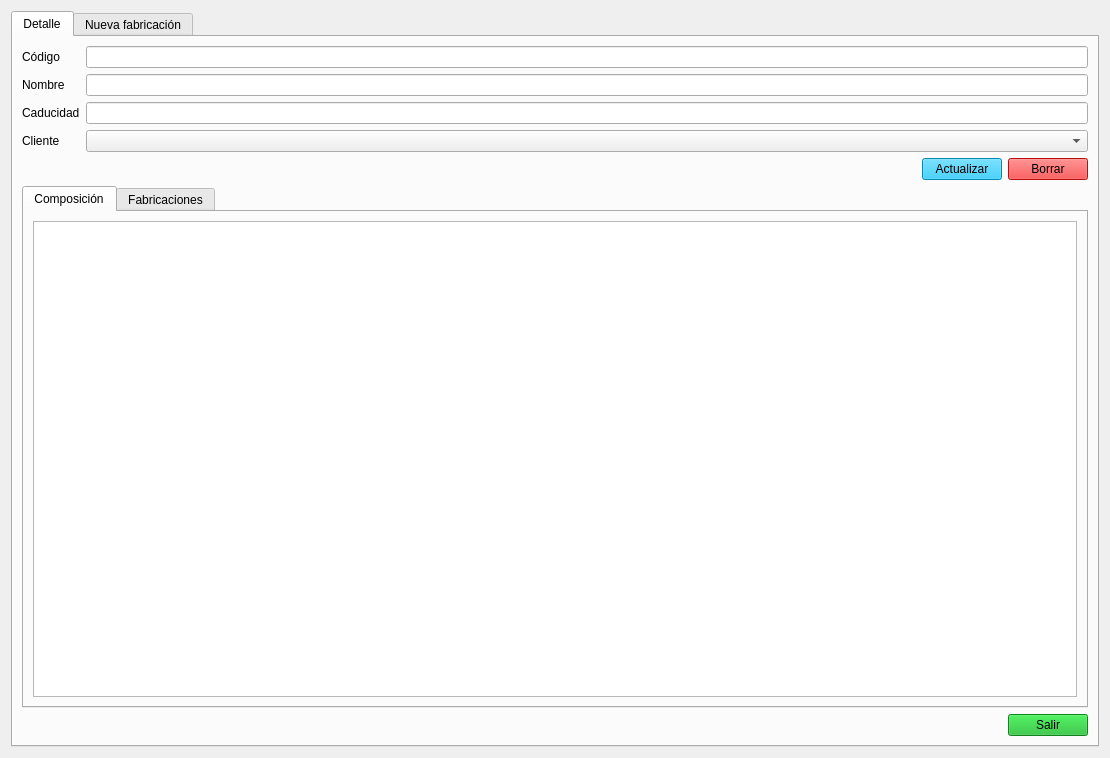
<?xml version="1.0" encoding="UTF-8"?>
<ui version="4.0">
 <class>Form</class>
 <widget class="QWidget" name="Form">
  <property name="windowModality">
   <enum>Qt::WindowModality::WindowModal</enum>
  </property>
  <property name="geometry">
   <rect>
    <x>0</x>
    <y>0</y>
    <width>1110</width>
    <height>758</height>
   </rect>
  </property>
  <property name="windowTitle">
   <string>Detalle Producto</string>
  </property>
  <property name="styleSheet">
   <string notr="true">QPushButton{

	
	background-color: rgb(6, 191, 249);

}</string>
  </property>
  <layout class="QVBoxLayout" name="verticalLayout">
   <item>
    <widget class="QTabWidget" name="tabWidget">
     <property name="currentIndex">
      <number>0</number>
     </property>
     <widget class="QWidget" name="tab_detalle">
      <attribute name="title">
       <string>Detalle</string>
      </attribute>
      <layout class="QVBoxLayout" name="verticalLayout_3">
       <item>
        <layout class="QFormLayout" name="formLayout">
         <item row="0" column="0">
          <widget class="QLabel" name="lbl_codigo_det">
           <property name="text">
            <string>Código</string>
           </property>
          </widget>
         </item>
         <item row="0" column="1">
          <widget class="QLineEdit" name="le_codigo_det">
           <property name="readOnly">
            <bool>true</bool>
           </property>
          </widget>
         </item>
         <item row="1" column="0">
          <widget class="QLabel" name="lbl_nombre_det">
           <property name="text">
            <string>Nombre</string>
           </property>
          </widget>
         </item>
         <item row="1" column="1">
          <widget class="QLineEdit" name="le_nombre_det"/>
         </item>
         <item row="2" column="0">
          <widget class="QLabel" name="lbl_caducidad_det">
           <property name="text">
            <string>Caducidad</string>
           </property>
          </widget>
         </item>
         <item row="2" column="1">
          <widget class="QLineEdit" name="le_caducidad_det"/>
         </item>
         <item row="3" column="0">
          <widget class="QLabel" name="lbl_cliente_det">
           <property name="text">
            <string>Cliente</string>
           </property>
          </widget>
         </item>
         <item row="3" column="1">
          <widget class="QComboBox" name="cb_cliente"/>
         </item>
        </layout>
       </item>
       <item>
        <layout class="QHBoxLayout" name="horizontalLayout_2">
         <item>
          <spacer name="horizontalSpacer_2">
           <property name="orientation">
            <enum>Qt::Orientation::Horizontal</enum>
           </property>
           <property name="sizeHint" stdset="0">
            <size>
             <width>40</width>
             <height>20</height>
            </size>
           </property>
          </spacer>
         </item>
         <item>
          <widget class="QPushButton" name="btn_actualizar_det">
           <property name="text">
            <string>Actualizar</string>
           </property>
          </widget>
         </item>
         <item>
          <widget class="QPushButton" name="btn_borrar_det">
           <property name="styleSheet">
            <string notr="true">background-color: rgb(254, 20, 20);</string>
           </property>
           <property name="text">
            <string>Borrar</string>
           </property>
          </widget>
         </item>
        </layout>
       </item>
       <item>
        <widget class="QTabWidget" name="tabWidget_2">
         <property name="currentIndex">
          <number>0</number>
         </property>
         <widget class="QWidget" name="tab_2">
          <attribute name="title">
           <string>Composición</string>
          </attribute>
          <layout class="QVBoxLayout" name="verticalLayout_2">
           <item>
            <widget class="QTableView" name="tv_composicion_prod"/>
           </item>
          </layout>
         </widget>
         <widget class="QWidget" name="tab">
          <attribute name="title">
           <string>Fabricaciones</string>
          </attribute>
          <layout class="QVBoxLayout" name="verticalLayout_6">
           <item>
            <widget class="QTableView" name="tv_fab_historico">
             <property name="frameShape">
              <enum>QFrame::Shape::StyledPanel</enum>
             </property>
            </widget>
           </item>
          </layout>
         </widget>
        </widget>
       </item>
       <item>
        <layout class="QHBoxLayout" name="horizontalLayout">
         <property name="spacing">
          <number>9</number>
         </property>
         <item>
          <spacer name="horizontalSpacer">
           <property name="orientation">
            <enum>Qt::Orientation::Horizontal</enum>
           </property>
           <property name="sizeType">
            <enum>QSizePolicy::Policy::MinimumExpanding</enum>
           </property>
           <property name="sizeHint" stdset="0">
            <size>
             <width>20</width>
             <height>13</height>
            </size>
           </property>
          </spacer>
         </item>
         <item>
          <widget class="QPushButton" name="btn_cerrar_det">
           <property name="styleSheet">
            <string notr="true">background-color: rgb(22, 183, 40);</string>
           </property>
           <property name="text">
            <string>Salir</string>
           </property>
          </widget>
         </item>
        </layout>
       </item>
      </layout>
     </widget>
     <widget class="QWidget" name="tab_fabricacion">
      <attribute name="title">
       <string>Nueva fabricación</string>
      </attribute>
      <layout class="QVBoxLayout" name="verticalLayout_4">
       <item>
        <layout class="QFormLayout" name="formLayout_2">
         <item row="0" column="0">
          <widget class="QLabel" name="lbl_fecha_fab">
           <property name="text">
            <string>Fecha</string>
           </property>
          </widget>
         </item>
         <item row="0" column="1">
          <widget class="QDateEdit" name="de_fecha_fab">
           <property name="enabled">
            <bool>false</bool>
           </property>
           <property name="font">
            <font>
             <hintingpreference>PreferVerticalHinting</hintingpreference>
            </font>
           </property>
           <property name="readOnly">
            <bool>true</bool>
           </property>
           <property name="buttonSymbols">
            <enum>QAbstractSpinBox::ButtonSymbols::NoButtons</enum>
           </property>
           <property name="displayFormat">
            <string>dd/MM/yyyy</string>
           </property>
           <property name="calendarPopup">
            <bool>false</bool>
           </property>
           <property name="date">
            <date>
             <year>2024</year>
             <month>1</month>
             <day>1</day>
            </date>
           </property>
          </widget>
         </item>
         <item row="1" column="0">
          <widget class="QLabel" name="lbl_produto_fab">
           <property name="text">
            <string>Producto</string>
           </property>
          </widget>
         </item>
         <item row="1" column="1">
          <widget class="QLineEdit" name="le_producto_fab">
           <property name="readOnly">
            <bool>true</bool>
           </property>
          </widget>
         </item>
         <item row="2" column="0">
          <widget class="QLabel" name="lbl_cantidad_fab">
           <property name="text">
            <string>Cantidad</string>
           </property>
          </widget>
         </item>
         <item row="2" column="1">
          <widget class="QLineEdit" name="le_cantidad_fab"/>
         </item>
         <item row="3" column="0">
          <widget class="QLabel" name="lbl_equipo_fab">
           <property name="text">
            <string>Equipo</string>
           </property>
          </widget>
         </item>
         <item row="3" column="1">
          <widget class="QComboBox" name="cb_equipo_fab"/>
         </item>
        </layout>
       </item>
       <item>
        <layout class="QHBoxLayout" name="horizontalLayout_3">
         <item>
          <spacer name="horizontalSpacer_3">
           <property name="orientation">
            <enum>Qt::Orientation::Horizontal</enum>
           </property>
           <property name="sizeHint" stdset="0">
            <size>
             <width>40</width>
             <height>20</height>
            </size>
           </property>
          </spacer>
         </item>
         <item>
          <widget class="QPushButton" name="btn_mostrar_pesada">
           <property name="text">
            <string>Calcular</string>
           </property>
          </widget>
         </item>
        </layout>
       </item>
       <item>
        <widget class="QGroupBox" name="groupBox_2">
         <property name="title">
          <string>Pesada</string>
         </property>
         <layout class="QVBoxLayout" name="verticalLayout_5">
          <item>
           <widget class="QTableView" name="tv_detalle_new_fab">
            <property name="frameShape">
             <enum>QFrame::Shape::StyledPanel</enum>
            </property>
           </widget>
          </item>
         </layout>
        </widget>
       </item>
       <item>
        <layout class="QHBoxLayout" name="horizontalLayout_4">
         <item>
          <spacer name="horizontalSpacer_4">
           <property name="orientation">
            <enum>Qt::Orientation::Horizontal</enum>
           </property>
           <property name="sizeHint" stdset="0">
            <size>
             <width>40</width>
             <height>20</height>
            </size>
           </property>
          </spacer>
         </item>
         <item>
          <widget class="QPushButton" name="btn_confirmar_fab">
           <property name="styleSheet">
            <string notr="true">background-color: rgb(245, 194, 17);</string>
           </property>
           <property name="text">
            <string>Confirmar</string>
           </property>
          </widget>
         </item>
         <item>
          <widget class="QPushButton" name="btn_cerrar_fab">
           <property name="styleSheet">
            <string notr="true">background-color: rgb(22, 183, 40);</string>
           </property>
           <property name="text">
            <string>Salir</string>
           </property>
          </widget>
         </item>
        </layout>
       </item>
      </layout>
     </widget>
    </widget>
   </item>
  </layout>
 </widget>
 <resources/>
 <connections/>
</ui>
